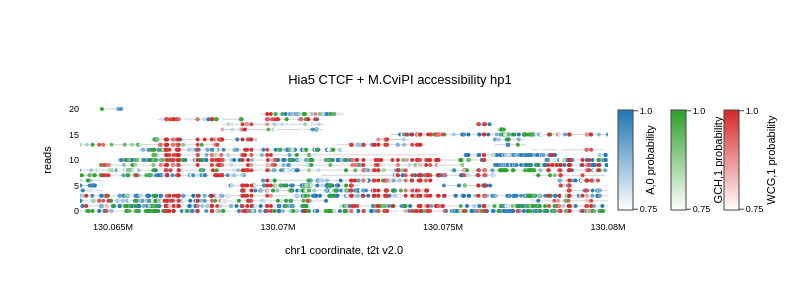
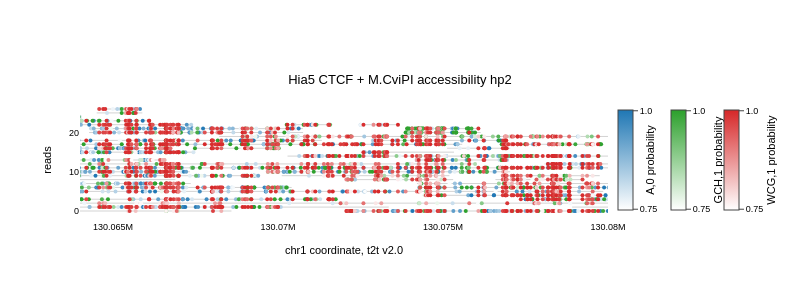

The code cell stored with these charts, in order, in its notebook:
### Code cell
plot_width = 800
plot_height = 300
# TODO: Does the order of these motifs matter, or can I just reference the top-level motif list?
browser_motifs = ["WCG,1","A,0","GCH,1"]
browser_title = "Hia5 CTCF + M.CviPI accessibility"

with track(f"plot_read_browser.{ctcf_output_id}.hp1_hp2_chrX", log_path="perf.jsonl"):
    for extract_file, haplotype in [
        (config.processed_data_dir / "hp1_chrX_extract" / "reads.combined_basemods.h5", f" hp1"),
        (config.processed_data_dir / "hp2_chrX_extract" / "reads.combined_basemods.h5", f" hp2")
    ]:
        sort_by = "collapse"
        fig = plot_read_browser.plot_read_browser(
            mod_file_name = extract_file,
            region = f'chrX:{single_read_plot_center-single_read_plot_window_size}-{single_read_plot_center+single_read_plot_window_size}',
            motifs = browser_motifs,
            thresh = 0.75,
            sort_by = sort_by,
            colorscales = single_read_plot_colorscales
        )
        fig.update_layout(
            width=plot_width,# these values are in pixels
            height=plot_height,
            title={
                'text': browser_title + haplotype,
                'x': 0.5,
                'xanchor': 'center',
                'y': 0.75,  # Adjust the vertical position of the title
                'yanchor': 'top',
                'pad': {'b': 10} 
            },
            xaxis_title='chr1 coordinate, t2t v2.0',
            yaxis_title='reads',
            font=dict(family='Arial', color='black', size=9),
        )
        # fig.update_coloraxes(colorbar={'orientation':'h', 'thickness':20, 'y': -1.0}) 
        # fig.update_traces({'marker': {'colorbar': {'orientation': 'h'}}})
        fig.write_image(config.figure_dir / f"{haplotype.strip().replace(' ','_')}_chrX_{single_read_plot_center}_read_browser_width{plot_width}px.new.svg", format="svg", scale=2)
        fig.show()

### Figure 1 — Plotly figure (JSON) as saved in the notebook; plotly's stock layout.template omitted (floating-point values rounded to 4 significant figures; data arrays with more than 128 entries replaced by an {"elided": "..."} marker saying what was removed)
{"data": [{"hoverinfo": "text", "hovertext": "224ae384-27cc-4e2c-9d61-94c60d80c65d", "line": {"color": "lightgrey", "width": 1}, "mode": "lines", "showlegend": false, "type": "scatter", "x": [130055403, 130111166], "y": [0, 0]}, {"hoverinfo": "text", "hovertext": "43ee651c-4c7e-4130-9aff-bde13c4ed8af", "line": {"color": "lightgrey", "width": 1}, "mode": "lines", "showlegend": false, "type": "scatter", "x": [130054113, 130087046], "y": [3, 3]}, {"hoverinfo": "text", "hovertext": "9297bccc-1bcd-47c2-b34d-1f20d1ee4eeb", "line": {"color": "lightgrey", "width": 1}, "mode": "lines", "showlegend": false, "type": "scatter", "x": [130048395, 130070937], "y": [1, 1]}, {"hoverinfo": "text", "hovertext": "655cd133-5ac6-4c6b-aec7-343639d287e9", "line": {"color": "lightgrey", "width": 1}, "mode": "lines", "showlegend": false, "type": "scatter", "x": [130071898, 130090189], "y": [1, 1]}, {"hoverinfo": "text", "hovertext": "489271da-e61c-4810-abd4-c5e74d84e8ec", "line": {"color": "lightgrey", "width": 1}, "mode": "lines", "showlegend": false, "type": "scatter", "x": [130053827, 130071468], "y": [2, 2]}, {"hoverinfo": "text", "hovertext": "bd309330-e186-4c5f-bcb5-9ff9c0958baa", "line": {"color": "lightgrey", "width": 1}, "mode": "lines", "showlegend": false, "type": "scatter", "x": [130065172, 130076486], "y": [10, 10]}, {"hoverinfo": "text", "hovertext": "3b1d9b84-8e74-41ab-a91c-c3ce96c41933", "line": {"color": "lightgrey", "width": 1}, "mode": "lines", "showlegend": false, "type": "scatter", "x": [130064572, 130075605], "y": [9, 9]}, {"hoverinfo": "text", "hovertext": "c6a4bd32-bb7c-49a2-94df-2c53fbb4d619", "line": {"color": "lightgrey", "width": 1}, "mode": "lines", "showlegend": false, "type": "scatter", "x": [130063870, 130073932], "y": [8, 8]}, {"hoverinfo": "text", "hovertext": "c3cbf554-5327-4908-abb9-6966034e6eb0", "line": {"color": "lightgrey", "width": 1}, "mode": "lines", "showlegend": false, "type": "scatter", "x": [130077661, 130087457], "y": [2, 2]}, {"hoverinfo": "text", "hovertext": "802c14be-268c-416b-919f-b4a8c3654591", "line": {"color": "lightgrey", "width": 1}, "mode": "lines", "showlegend": false, "type": "scatter", "x": [130073407, 130082734], "y": [15, 15]}, {"hoverinfo": "text", "hovertext": "929776df-5815-4ff6-a052-6e43e345f1ef", "line": {"color": "lightgrey", "width": 1}, "mode": "lines", "showlegend": false, "type": "scatter", "x": [130066185, 130074841], "y": [11, 11]}, {"hoverinfo": "text", "hovertext": "efea9208-b49f-46e5-a9c8-5576ae4a8590", "line": {"color": "lightgrey", "width": 1}, "mode": "lines", "showlegend": false, "type": "scatter", "x": [130060387, 130068987], "y": [7, 7]}, {"hoverinfo": "text", "hovertext": "0f6da52b-e5ab-4246-ab5f-5a4ef3e9f411", "line": {"color": "lightgrey", "width": 1}, "mode": "lines", "showlegend": false, "type": "scatter", "x": [130065808, 130071912], "y": [12, 12]}, {"hoverinfo": "text", "hovertext": "97f2cd9f-f60c-45b3-b9be-2978e46713c3", "line": {"color": "lightgrey", "width": 1}, "mode": "lines", "showlegend": false, "type": "scatter", "x": [130058793, 130064680], "y": [4, 4]}, {"hoverinfo": "text", "hovertext": "790bf908-5452-44ad-8e95-048fe2a7b05a", "line": {"color": "lightgrey", "width": 1}, "mode": "lines", "showlegend": false, "type": "scatter", "x": [130058771, 130064658], "y": [6, 6]}, {"hoverinfo": "text", "hovertext": "3aff3dc2-667d-44b9-90da-25675eed8355", "line": {"color": "lightgrey", "width": 1}, "mode": "lines", "showlegend": false, "type": "scatter", "x": [130068743, 130074526], "y": [4, 4]}, {"hoverinfo": "text", "hovertext": "5ffa4f11-46e1-4e98-ad67-9467c49b6979", "line": {"color": "lightgrey", "width": 1}, "mode": "lines", "showlegend": false, "type": "scatter", "x": [130058879, 130064475], "y": [5, 5]}, {"hoverinfo": "text", "hovertext": "b2f84402-93f4-41dd-b7c7-1fd1a8733819", "line": {"color": "lightgrey", "width": 1}, "mode": "lines", "showlegend": false, "type": "scatter", "x": [130069482, 130074707], "y": [6, 6]}, {"hoverinfo": "text", "hovertext": "9ae012af-6dcb-4373-9b6c-5b236fb76ccd", "line": {"color": "lightgrey", "width": 1}, "mode": "lines", "showlegend": false, "type": "scatter", "x": [130071315, 130076539], "y": [7, 7]}, {"hoverinfo": "text", "hovertext": "4c510dfd-6072-4c82-a906-450dca4257a8", "line": {"color": "lightgrey", "width": 1}, "mode": "lines", "showlegend": false, "type": "scatter", "x": [130075132, 130080170], "y": [8, 8]}, {"hoverinfo": "text", "hovertext": "3fe315fc-8478-49cb-b619-5db50f1cec2e", "line": {"color": "lightgrey", "width": 1}, "mode": "lines", "showlegend": false, "type": "scatter", "x": [130063719, 130068225], "y": [13, 13]}, {"hoverinfo": "text", "hovertext": "8f4ae022-f7e5-4b30-adaf-5ea07ffbc4c0", "line": {"color": "lightgrey", "width": 1}, "mode": "lines", "showlegend": false, "type": "scatter", "x": [130068472, 130072448], "y": [5, 5]}, {"hoverinfo": "text", "hovertext": "2a01a42b-06fa-4532-80b6-4089317b5a14", "line": {"color": "lightgrey", "width": 1}, "mode": "lines", "showlegend": false, "type": "scatter", "x": [130076550, 130080216], "y": [9, 9]}, {"hoverinfo": "text", "hovertext": "03441258-b641-4e8e-ae5b-061707b59555", "line": {"color": "lightgrey", "width": 1}, "mode": "lines", "showlegend": false, "type": "scatter", "x": [130066158, 130069319], "y": [14, 14]}, {"hoverinfo": "text", "hovertext": "516439f5-854e-4621-bdb9-6f9a208ed5a4", "line": {"color": "lightgrey", "width": 1}, "mode": "lines", "showlegend": false, "type": "scatter", "x": [130068297, 130071402], "y": [17, 17]}, {"hoverinfo": "text", "hovertext": "a77f067b-6908-4112-ac9f-4f0645878b85", "line": {"color": "lightgrey", "width": 1}, "mode": "lines", "showlegend": false, "type": "scatter", "x": [130068268, 130071368], "y": [16, 16]}, {"hoverinfo": "text", "hovertext": "89962829-0ad6-4e93-94e5-8386560662d3", "line": {"color": "lightgrey", "width": 1}, "mode": "lines", "showlegend": false, "type": "scatter", "x": [130075623, 130078502], "y": [11, 11]}, {"hoverinfo": "text", "hovertext": "7e37a09b-5435-43a1-a0ba-1b772f6c1460", "line": {"color": "lightgrey", "width": 1}, "mode": "lines", "showlegend": false, "type": "scatter", "x": [130066353, 130068982], "y": [18, 18]}, {"hoverinfo": "text", "hovertext": "36768d6e-114c-49d3-b29a-4c2e664d6cfb", "line": {"color": "lightgrey", "width": 1}, "mode": "lines", "showlegend": false, "type": "scatter", "x": [130071773, 130074394], "y": [13, 13]}, {"hoverinfo": "text", "hovertext": "0545f184-5332-4996-9104-100964848926", "line": {"color": "lightgrey", "width": 1}, "mode": "lines", "showlegend": false, "type": "scatter", "x": [130069434, 130071996], "y": [19, 19]}, {"hoverinfo": "text", "hovertext": "6ade8789-dacb-4bb8-9f13-046204e9251d", "line": {"color": "lightgrey", "width": 1}, "mode": "lines", "showlegend": false, "type": "scatter", "x": [130078042, 130080449], "y": [10, 10]}, {"hoverinfo": "text", "hovertext": "0008489e-9a14-450a-a761-238f9c99fcbb", "line": {"color": "lightgrey", "width": 1}, "mode": "lines", "showlegend": false, "type": "scatter", "x": [130077721, 130079912], "y": [7, 7]}, {"hoverinfo": "text", "hovertext": "19fd6445-5ecf-4628-a8ba-b9000b381ad1", "line": {"color": "lightgrey", "width": 1}, "mode": "lines", "showlegend": false, "type": "scatter", "x": [130077697, 130079881], "y": [12, 12]}, {"hoverinfo": "text", "hovertext": "2f7f88d0-51cf-4b66-a536-77529a927706", "line": {"color": "lightgrey", "width": 1}, "mode": "lines", "showlegend": false, "type": "scatter", "x": [130078624, 130080693], "y": [4, 4]}, {"hoverinfo": "text", "hovertext": "6c312210-8db5-421c-80cb-3e9303e22392", "line": {"color": "lightgrey", "width": 1}, "mode": "lines", "showlegend": false, "type": "scatter", "x": [130069589, 130071283], "y": [18, 18]}, {"hoverinfo": "text", "hovertext": "685ea9f3-e182-4243-95de-1b5a2b68b7f6", "line": {"color": "lightgrey", "width": 1}, "mode": "lines", "showlegend": false, "type": "scatter", "x": [130074954, 130076556], "y": [5, 5]}, {"hoverinfo": "text", "hovertext": "8cbeef71-2808-4be5-bfe2-01b7ee419281", "line": {"color": "lightgrey", "width": 1}, "mode": "lines", "showlegend": false, "type": "scatter", "x": [130078509, 130079712], "y": [6, 6]}, {"hoverinfo": "text", "hovertext": "04f0c228-beb5-49c7-8c17-341d1ece31d8", "line": {"color": "lightgrey", "width": 1}, "mode": "lines", "showlegend": false, "type": "scatter", "x": [130072968, 130073977], "y": [14, 14]}, {"hoverinfo": "text", "hovertext": "6ab9d1c3-a9f0-45aa-976e-5e74c897cad9", "line": {"color": "lightgrey", "width": 1}, "mode": "lines", "showlegend": false, "type": "scatter", "x": [130076574, 130077504], "y": [13, 13]}, {"hoverinfo": "text", "hovertext": "de018f14-eb6b-414a-8360-555fb99682b8", "line": {"color": "lightgrey", "width": 1}, "mode": "lines", "showlegend": false, "type": "scatter", "x": [130076565, 130077492], "y": [14, 14]}, {"hoverinfo": "text", "hovertext": "5b8eb5a2-ee75-4b9a-8660-73ed41264073", "line": {"color": "lightgrey", "width": 1}, "mode": "lines", "showlegend": false, "type": "scatter", "x": [130064500, 130065328], "y": [20, 20]}, {"hoverinfo": "text", "hovertext": "e9ed2434-a8f1-48b2-8b2f-f7b60bcc1801", "line": {"color": "lightgrey", "width": 1}, "mode": "lines", "showlegend": false, "type": "scatter", "x": [130079720, 130080351], "y": [11, 11]}, {"hoverinfo": "text", "hovertext": "c24880e2-5785-4d4b-80ae-10d7abf7fac9", "line": {"color": "lightgrey", "width": 1}, "mode": "lines", "showlegend": false, "type": "scatter", "x": [130075974, 130076538], "y": [17, 17]}, {"hoverinfo": "text", "hovertext": "b5c589da-45eb-4bd3-bc12-84999dbf0d46", "line": {"color": "lightgrey", "width": 1}, "mode": "lines", "showlegend": false, "type": "scatter", "x": [130078526, 130078889], "y": [5, 5]}, {"hoverinfo": "text", "hovertext": "2e41479e-5312-4db9-b2e7-375414a4c706", "line": {"color": "lightgrey", "width": 1}, "mode": "lines", "showlegend": false, "type": "scatter", "x": [130079886, 130080217], "y": [5, 5]}, {"hoverinfo": "text", "hovertext": "a82c797a-8767-4fa2-a2f2-b6bd2a4a04ba", "line": {"color": "lightgrey", "width": 1}, "mode": "lines", "showlegend": false, "type": "scatter", "x": [130076616, 130076878], "y": [16, 16]}, {"customdata": {"elided": "2641x2 mixed values"}, "hovertemplate": "<b>Read</b>: %{customdata[0]}<br><b>Position</b>: %{x:,}<br><b>Probability</b>: %{customdata[1]:.2f}", "marker": {"cmax": 1, "cmin": 0.75, "color": {"elided": "2641 float values"}, "colorbar": {"thickness": 15, "tickmode": "array", "ticks": "outside", "ticktext": ["0.75", "1.0"], "tickvals": [0.752, 0.998], "title": {"side": "right", "text": "A,0 probability"}, "x": 1}, "colorscale": [[0, "white"], [1, "#1F77B4"]], "size": 4}, "mode": "markers", "showlegend": false, "type": "scatter", "x": {"elided": "2641 int values"}, "y": {"elided": "2641 int values"}}, {"customdata": {"elided": "794x2 mixed values"}, "hovertemplate": "<b>Read</b>: %{customdata[0]}<br><b>Position</b>: %{x:,}<br><b>Probability</b>: %{customdata[1]:.2f}", "marker": {"cmax": 1, "cmin": 0.75, "color": {"elided": "794 float values"}, "colorbar": {"thickness": 15, "tickmode": "array", "ticks": "outside", "ticktext": ["0.75", "1.0"], "tickvals": [0.752, 0.998], "title": {"side": "right", "text": "GCH,1 probability"}, "x": 1.1}, "colorscale": [[0, "white"], [1, "#2CA02C"]], "size": 4}, "mode": "markers", "showlegend": false, "type": "scatter", "x": {"elided": "794 int values"}, "y": {"elided": "794 int values"}}, {"customdata": {"elided": "841x2 mixed values"}, "hovertemplate": "<b>Read</b>: %{customdata[0]}<br><b>Position</b>: %{x:,}<br><b>Probability</b>: %{customdata[1]:.2f}", "marker": {"cmax": 1, "cmin": 0.75, "color": {"elided": "841 float values"}, "colorbar": {"thickness": 15, "tickmode": "array", "ticks": "outside", "ticktext": ["0.75", "1.0"], "tickvals": [0.752, 0.998], "title": {"side": "right", "text": "WCG,1 probability"}, "x": 1.2}, "colorscale": [[0, "white"], [1, "#D62728"]], "size": 4}, "mode": "markers", "showlegend": false, "type": "scatter", "x": {"elided": "841 int values"}, "y": {"elided": "841 int values"}}], "layout": {"barmode": "overlay", "font": {"color": "black", "family": "Arial", "size": 9}, "height": 300, "hovermode": "closest", "plot_bgcolor": "rgba(0,0,0,0)", "title": {"pad": {"b": 10}, "text": "Hia5 CTCF + M.CviPI accessibility hp1", "x": 0.5, "xanchor": "center", "y": 0.75, "yanchor": "top"}, "width": 800, "xaxis": {"range": [130064000, 130080000], "title": {"text": "chr1 coordinate, t2t v2.0"}}, "yaxis": {"title": {"text": "reads"}}}}

### Figure 2 — Plotly figure (JSON) as saved in the notebook; plotly's stock layout.template omitted (floating-point values rounded to 4 significant figures; data arrays with more than 128 entries replaced by an {"elided": "..."} marker saying what was removed)
{"data": [{"hoverinfo": "text", "hovertext": "e559693d-2a98-4593-a53a-9e5a2205bd98", "line": {"color": "lightgrey", "width": 1}, "mode": "lines", "showlegend": false, "type": "scatter", "x": [130039439, 130085966], "y": [2, 2]}, {"hoverinfo": "text", "hovertext": "4deb3be3-6678-441f-989b-bf82b74b52cc", "line": {"color": "lightgrey", "width": 1}, "mode": "lines", "showlegend": false, "type": "scatter", "x": [130074417, 130111891], "y": [4, 4]}, {"hoverinfo": "text", "hovertext": "0f5f318f-6580-4314-9482-299aad1d5481", "line": {"color": "lightgrey", "width": 1}, "mode": "lines", "showlegend": false, "type": "scatter", "x": [130049776, 130079855], "y": [5, 5]}, {"hoverinfo": "text", "hovertext": "92181d21-aedf-4351-9f14-45a019d3f2ac", "line": {"color": "lightgrey", "width": 1}, "mode": "lines", "showlegend": false, "type": "scatter", "x": [130044003, 130068590], "y": [0, 0]}, {"hoverinfo": "text", "hovertext": "1d541fe0-2e7d-4e66-b927-facc78dba4ee", "line": {"color": "lightgrey", "width": 1}, "mode": "lines", "showlegend": false, "type": "scatter", "x": [130049084, 130073356], "y": [1, 1]}, {"hoverinfo": "text", "hovertext": "d26ab734-1bff-49be-9c90-a1451b85b4d3", "line": {"color": "lightgrey", "width": 1}, "mode": "lines", "showlegend": false, "type": "scatter", "x": [130072058, 130094695], "y": [0, 0]}, {"hoverinfo": "text", "hovertext": "a03af16d-586b-4c42-89b9-487074273eb9", "line": {"color": "lightgrey", "width": 1}, "mode": "lines", "showlegend": false, "type": "scatter", "x": [130049563, 130071780], "y": [3, 3]}, {"hoverinfo": "text", "hovertext": "ca97622e-a2cb-47b9-9cb4-1ea17f636ccc", "line": {"color": "lightgrey", "width": 1}, "mode": "lines", "showlegend": false, "type": "scatter", "x": [130060499, 130081980], "y": [11, 11]}, {"hoverinfo": "text", "hovertext": "b6cc0764-bd15-44b9-968c-c548448e7845", "line": {"color": "lightgrey", "width": 1}, "mode": "lines", "showlegend": false, "type": "scatter", "x": [130078913, 130098428], "y": [1, 1]}, {"hoverinfo": "text", "hovertext": "7835b3db-a858-420d-8add-06099a073963", "line": {"color": "lightgrey", "width": 1}, "mode": "lines", "showlegend": false, "type": "scatter", "x": [130070288, 130088259], "y": [14, 14]}, {"hoverinfo": "text", "hovertext": "9aa52993-bae6-48ac-a87b-9d62f4812c85", "line": {"color": "lightgrey", "width": 1}, "mode": "lines", "showlegend": false, "type": "scatter", "x": [130068219, 130082736], "y": [19, 19]}, {"hoverinfo": "text", "hovertext": "71408658-a9e7-4f78-a670-cc454c8adc04", "line": {"color": "lightgrey", "width": 1}, "mode": "lines", "showlegend": false, "type": "scatter", "x": [130077346, 130090809], "y": [3, 3]}, {"hoverinfo": "text", "hovertext": "38095a4a-0b2a-4488-a21a-d987ef675f26", "line": {"color": "lightgrey", "width": 1}, "mode": "lines", "showlegend": false, "type": "scatter", "x": [130062884, 130076011], "y": [12, 12]}, {"hoverinfo": "text", "hovertext": "461b93e2-6455-47cb-9106-528a9a8fa088", "line": {"color": "lightgrey", "width": 1}, "mode": "lines", "showlegend": false, "type": "scatter", "x": [130063382, 130075584], "y": [17, 17]}, {"hoverinfo": "text", "hovertext": "13a8e2a9-fe27-4333-a755-42193cc4fc99", "line": {"color": "lightgrey", "width": 1}, "mode": "lines", "showlegend": false, "type": "scatter", "x": [130058358, 130070414], "y": [6, 6]}, {"hoverinfo": "text", "hovertext": "2fe64f26-5bb4-4ec8-a362-cd45c8825e66", "line": {"color": "lightgrey", "width": 1}, "mode": "lines", "showlegend": false, "type": "scatter", "x": [130055509, 130067329], "y": [10, 10]}, {"hoverinfo": "text", "hovertext": "69c2301c-438f-4712-84bf-f59355775635", "line": {"color": "lightgrey", "width": 1}, "mode": "lines", "showlegend": false, "type": "scatter", "x": [130055535, 130067355], "y": [7, 7]}, {"hoverinfo": "text", "hovertext": "583f9309-4302-4f53-a0fd-00fac729b1e0", "line": {"color": "lightgrey", "width": 1}, "mode": "lines", "showlegend": false, "type": "scatter", "x": [130058087, 130069414], "y": [9, 9]}, {"hoverinfo": "text", "hovertext": "f2917bfc-337b-435a-a63f-c9207c8d6fe2", "line": {"color": "lightgrey", "width": 1}, "mode": "lines", "showlegend": false, "type": "scatter", "x": [130061182, 130071328], "y": [18, 18]}, {"hoverinfo": "text", "hovertext": "2b53fb4f-d521-4709-8694-9c75c88c4958", "line": {"color": "lightgrey", "width": 1}, "mode": "lines", "showlegend": false, "type": "scatter", "x": [130057502, 130066891], "y": [8, 8]}, {"hoverinfo": "text", "hovertext": "52fab228-500f-4542-9279-4ce4d4cbd520", "line": {"color": "lightgrey", "width": 1}, "mode": "lines", "showlegend": false, "type": "scatter", "x": [130058159, 130067446], "y": [15, 15]}, {"hoverinfo": "text", "hovertext": "626771d7-6af5-40d9-b553-fe3c4783f3f8", "line": {"color": "lightgrey", "width": 1}, "mode": "lines", "showlegend": false, "type": "scatter", "x": [130074262, 130083279], "y": [6, 6]}, {"hoverinfo": "text", "hovertext": "26784a24-2070-4a7d-9d6a-e677095318a2", "line": {"color": "lightgrey", "width": 1}, "mode": "lines", "showlegend": false, "type": "scatter", "x": [130058219, 130066609], "y": [13, 13]}, {"hoverinfo": "text", "hovertext": "5bc8762d-8b1f-4acb-bdbd-09540a387c62", "line": {"color": "lightgrey", "width": 1}, "mode": "lines", "showlegend": false, "type": "scatter", "x": [130069632, 130077036], "y": [10, 10]}, {"hoverinfo": "text", "hovertext": "e0dc4663-9ceb-4f4e-9d00-6475286f8df9", "line": {"color": "lightgrey", "width": 1}, "mode": "lines", "showlegend": false, "type": "scatter", "x": [130064276, 130070761], "y": [20, 20]}, {"hoverinfo": "text", "hovertext": "693c4321-94e8-43ca-82cf-de5b53b653fd", "line": {"color": "lightgrey", "width": 1}, "mode": "lines", "showlegend": false, "type": "scatter", "x": [130064275, 130070754], "y": [21, 21]}, {"hoverinfo": "text", "hovertext": "cda75c24-b8f1-4cd0-8951-3a4acb5d987b", "line": {"color": "lightgrey", "width": 1}, "mode": "lines", "showlegend": false, "type": "scatter", "x": [130060304, 130066764], "y": [16, 16]}, {"hoverinfo": "text", "hovertext": "78b7a6be-aa64-46d7-8c54-9c674404f807", "line": {"color": "lightgrey", "width": 1}, "mode": "lines", "showlegend": false, "type": "scatter", "x": [130074210, 130080111], "y": [7, 7]}, {"hoverinfo": "text", "hovertext": "16dd34c7-a63d-42a1-8385-8c25f802851a", "line": {"color": "lightgrey", "width": 1}, "mode": "lines", "showlegend": false, "type": "scatter", "x": [130078078, 130083315], "y": [12, 12]}, {"hoverinfo": "text", "hovertext": "61ffaa11-551e-433d-bcc2-eb7c85d150f2", "line": {"color": "lightgrey", "width": 1}, "mode": "lines", "showlegend": false, "type": "scatter", "x": [130070112, 130075195], "y": [9, 9]}, {"hoverinfo": "text", "hovertext": "c7a09cd1-62da-4511-933a-9583b3f3aee3", "line": {"color": "lightgrey", "width": 1}, "mode": "lines", "showlegend": false, "type": "scatter", "x": [130072826, 130076939], "y": [18, 18]}, {"hoverinfo": "text", "hovertext": "b893c634-d197-414a-a2f8-b8229cc59db6", "line": {"color": "lightgrey", "width": 1}, "mode": "lines", "showlegend": false, "type": "scatter", "x": [130063715, 130067424], "y": [22, 22]}, {"hoverinfo": "text", "hovertext": "7ae67cd6-0efe-4c7a-ae75-2c50ffa9be63", "line": {"color": "lightgrey", "width": 1}, "mode": "lines", "showlegend": false, "type": "scatter", "x": [130072041, 130075308], "y": [8, 8]}, {"hoverinfo": "text", "hovertext": "540711d3-7541-495b-a5ea-095110d4427d", "line": {"color": "lightgrey", "width": 1}, "mode": "lines", "showlegend": false, "type": "scatter", "x": [130076723, 130079826], "y": [17, 17]}, {"hoverinfo": "text", "hovertext": "b79abc97-6716-48b2-b3b1-8784d55fe033", "line": {"color": "lightgrey", "width": 1}, "mode": "lines", "showlegend": false, "type": "scatter", "x": [130063009, 130066110], "y": [23, 23]}, {"hoverinfo": "text", "hovertext": "f9bd757b-f4f1-4689-8ea7-c1e92d094130", "line": {"color": "lightgrey", "width": 1}, "mode": "lines", "showlegend": false, "type": "scatter", "x": [130076760, 130079751], "y": [9, 9]}, {"hoverinfo": "text", "hovertext": "f5a684f0-2152-4596-b3e4-5585724ceee1", "line": {"color": "lightgrey", "width": 1}, "mode": "lines", "showlegend": false, "type": "scatter", "x": [130072509, 130075334], "y": [15, 15]}, {"hoverinfo": "text", "hovertext": "a45d0677-3b64-411f-a5f9-29a52423fcf5", "line": {"color": "lightgrey", "width": 1}, "mode": "lines", "showlegend": false, "type": "scatter", "x": [130074146, 130076959], "y": [13, 13]}, {"hoverinfo": "text", "hovertext": "c6ce4df8-31b4-419a-a677-39cd3ea122fe", "line": {"color": "lightgrey", "width": 1}, "mode": "lines", "showlegend": false, "type": "scatter", "x": [130076589, 130079295], "y": [8, 8]}, {"hoverinfo": "text", "hovertext": "a67d77a9-16ea-4915-aab1-838fa2db9a25", "line": {"color": "lightgrey", "width": 1}, "mode": "lines", "showlegend": false, "type": "scatter", "x": [130067473, 130070066], "y": [16, 16]}, {"hoverinfo": "text", "hovertext": "43458eef-120f-401d-9095-dbabd0d8d472", "line": {"color": "lightgrey", "width": 1}, "mode": "lines", "showlegend": false, "type": "scatter", "x": [130073852, 130076142], "y": [20, 20]}, {"hoverinfo": "text", "hovertext": "8cea23aa-a404-44cf-bea6-9952534bc2b6", "line": {"color": "lightgrey", "width": 1}, "mode": "lines", "showlegend": false, "type": "scatter", "x": [130073854, 130076128], "y": [21, 21]}, {"hoverinfo": "text", "hovertext": "5d469b5e-6230-475c-bd2b-e58099697070", "line": {"color": "lightgrey", "width": 1}, "mode": "lines", "showlegend": false, "type": "scatter", "x": [130062059, 130064037], "y": [24, 24]}, {"hoverinfo": "text", "hovertext": "e14c1305-ded5-4ece-91fd-798dbf96aa49", "line": {"color": "lightgrey", "width": 1}, "mode": "lines", "showlegend": false, "type": "scatter", "x": [130075124, 130077037], "y": [16, 16]}, {"hoverinfo": "text", "hovertext": "74acd69d-fd94-4508-9eb2-9ed93ab82c2b", "line": {"color": "lightgrey", "width": 1}, "mode": "lines", "showlegend": false, "type": "scatter", "x": [130070246, 130071645], "y": [22, 22]}, {"hoverinfo": "text", "hovertext": "7b47adce-b663-4522-9f1f-9a6ed57d955f", "line": {"color": "lightgrey", "width": 1}, "mode": "lines", "showlegend": false, "type": "scatter", "x": [130064505, 130065890], "y": [25, 25]}, {"hoverinfo": "text", "hovertext": "af8d5aad-2638-44dc-8b6c-ec65b17e24d6", "line": {"color": "lightgrey", "width": 1}, "mode": "lines", "showlegend": false, "type": "scatter", "x": [130064518, 130065867], "y": [26, 26]}, {"hoverinfo": "text", "hovertext": "c6c2ba8e-816f-496c-b6c2-1e94973b26d1", "line": {"color": "lightgrey", "width": 1}, "mode": "lines", "showlegend": false, "type": "scatter", "x": [130072474, 130073696], "y": [22, 22]}, {"customdata": {"elided": "1493x2 mixed values"}, "hovertemplate": "<b>Read</b>: %{customdata[0]}<br><b>Position</b>: %{x:,}<br><b>Probability</b>: %{customdata[1]:.2f}", "marker": {"cmax": 1, "cmin": 0.75, "color": {"elided": "1493 float values"}, "colorbar": {"thickness": 15, "tickmode": "array", "ticks": "outside", "ticktext": ["0.75", "1.0"], "tickvals": [0.752, 0.998], "title": {"side": "right", "text": "A,0 probability"}, "x": 1}, "colorscale": [[0, "white"], [1, "#1F77B4"]], "size": 4}, "mode": "markers", "showlegend": false, "type": "scatter", "x": {"elided": "1493 int values"}, "y": {"elided": "1493 int values"}}, {"customdata": {"elided": "932x2 mixed values"}, "hovertemplate": "<b>Read</b>: %{customdata[0]}<br><b>Position</b>: %{x:,}<br><b>Probability</b>: %{customdata[1]:.2f}", "marker": {"cmax": 1, "cmin": 0.75, "color": {"elided": "932 float values"}, "colorbar": {"thickness": 15, "tickmode": "array", "ticks": "outside", "ticktext": ["0.75", "1.0"], "tickvals": [0.752, 0.998], "title": {"side": "right", "text": "GCH,1 probability"}, "x": 1.1}, "colorscale": [[0, "white"], [1, "#2CA02C"]], "size": 4}, "mode": "markers", "showlegend": false, "type": "scatter", "x": {"elided": "932 int values"}, "y": {"elided": "932 int values"}}, {"customdata": {"elided": "2156x2 mixed values"}, "hovertemplate": "<b>Read</b>: %{customdata[0]}<br><b>Position</b>: %{x:,}<br><b>Probability</b>: %{customdata[1]:.2f}", "marker": {"cmax": 1, "cmin": 0.75, "color": {"elided": "2156 float values"}, "colorbar": {"thickness": 15, "tickmode": "array", "ticks": "outside", "ticktext": ["0.75", "1.0"], "tickvals": [0.752, 0.998], "title": {"side": "right", "text": "WCG,1 probability"}, "x": 1.2}, "colorscale": [[0, "white"], [1, "#D62728"]], "size": 4}, "mode": "markers", "showlegend": false, "type": "scatter", "x": {"elided": "2156 int values"}, "y": {"elided": "2156 int values"}}], "layout": {"barmode": "overlay", "font": {"color": "black", "family": "Arial", "size": 9}, "height": 300, "hovermode": "closest", "plot_bgcolor": "rgba(0,0,0,0)", "title": {"pad": {"b": 10}, "text": "Hia5 CTCF + M.CviPI accessibility hp2", "x": 0.5, "xanchor": "center", "y": 0.75, "yanchor": "top"}, "width": 800, "xaxis": {"range": [130064000, 130080000], "title": {"text": "chr1 coordinate, t2t v2.0"}}, "yaxis": {"title": {"text": "reads"}}}}
